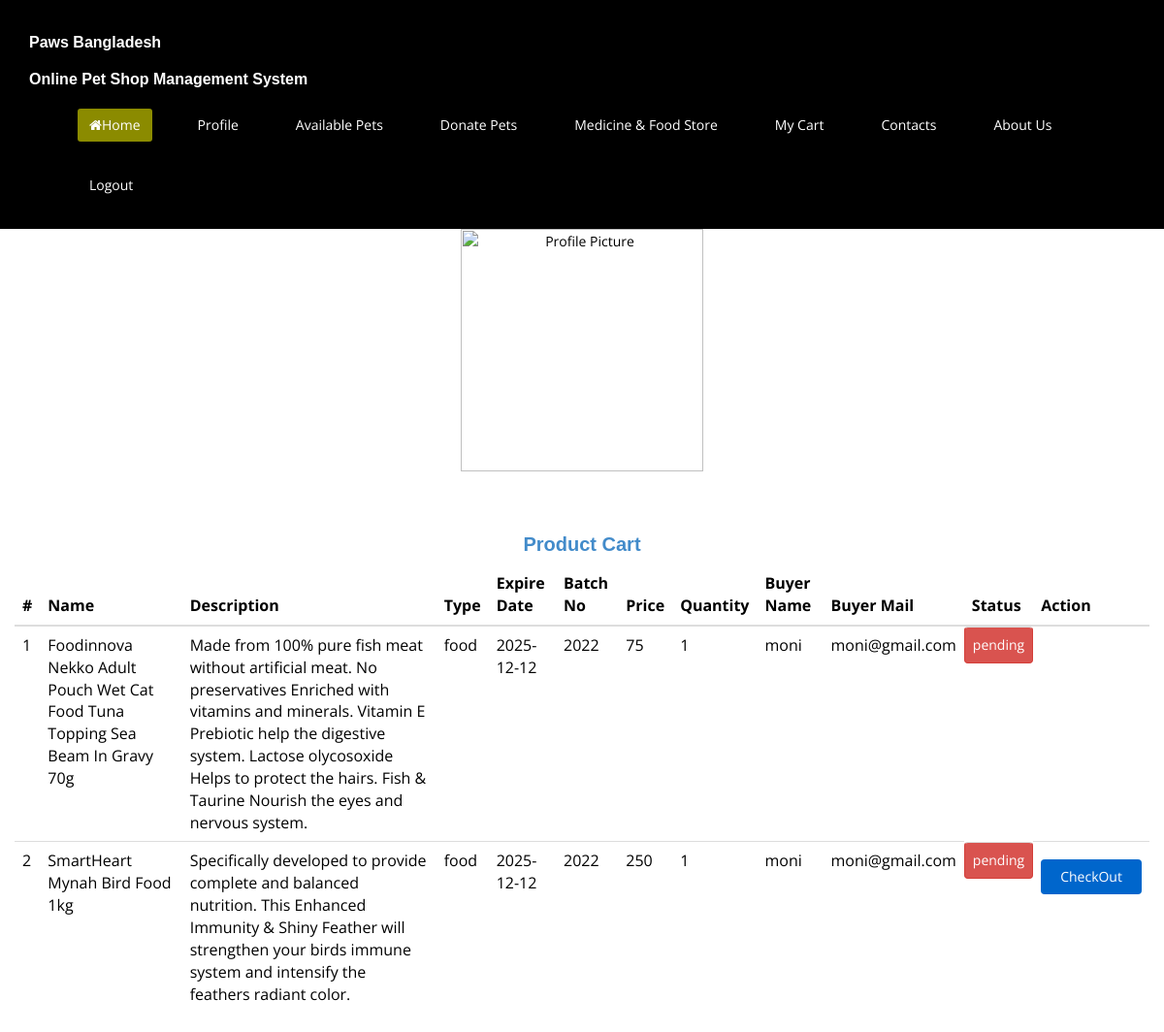
The app's page /views/cart.php (signed in) with its own data.
### tables this page shows
CREATE TABLE `cart` (
  `id` int(11) NOT NULL,
  `pd_uid` varchar(200) NOT NULL,
  `pd_name` varchar(200) NOT NULL,
  `pd_type` varchar(200) NOT NULL,
  `pd_description` text NOT NULL,
  `pd_expire_date` varchar(200) NOT NULL,
  `pd_batch_no` varchar(200) NOT NULL,
  `pd_price` varchar(200) NOT NULL,
  `pd_quantity` int(20) NOT NULL,
  `buyer_name` varchar(200) NOT NULL,
  `buyer_email` varchar(200) NOT NULL,
  `status` varchar(200) NOT NULL,
  `checkout` int(20) NOT NULL
);

### views/cart.php (the view, shortened to what this page needs)
<?php
require '_nav.php';
include '_dbconnect.php';
	$user_email = $_SESSION['email'];
	$cart_query = "SELECT * FROM `cart` WHERE `status` = 'pending' AND `buyer_email` = '$user_email'";
	$cart_query_reault = mysqli_query($conn, $cart_query);
?>
<!doctype html>
<html lang="en">
  <head>
  </head>
  <body>
  	<div class="container">
  		<div class="row justify-content-center">
  			<div class="col-3">
  				<div class="card text-center p-5">
				  <img src="https://media.istockphoto.com/vectors/user-member-vector-icon-for-ui-user-interface-or-profile-face-avatar-vector-id1130884625?k=20&m=1130884625&s=612x612&w=0&h=OITK5Otm_lRj7Cx8mBhm7NtLTEHvp6v3XnZFLZmuB9o=" class="card-img-top" alt="Profile Picture" style="width: 250px;">
				</div>
  			</div>
  			<div class="col-8"><br><br>
  				<h2 class="text-center text-primary">Product Cart</h2>
  				<table class="table">
				  <thead>
				    <tr>
				      <th scope="col">#</th>
				      <th scope="col">Name</th>
				      <th scope="col">Description</th>
				      <th scope="col">Type</th>
				      <th scope="col">Expire Date</th>
				      <th scope="col">Batch No</th>
				      <th scope="col">Price</th>
				      <th scope="col">Quantity</th>
				      <th scope="col">Buyer Name</th>
				      <th scope="col">Buyer Mail</th>
				      <th scope="col">Status</th>
				      <th scope="col">Action</th>
				    </tr>
				  </thead>
				  <tbody>
				      <?php
				      $count = 1;
				      	while ($row = mysqli_fetch_assoc($cart_query_reault)) {
				      		$uid = $row['pd_uid'];
				      		echo "<tr><td>" . $count . "</td>";
				      		echo "<td>" . $row['pd_name'] . "</td>";
				      		echo "<td>" . $row['pd_description'] . "</td>";
				      		echo "<td>" . $row['pd_type'] . "</td>";
				      		echo "<td>" . $row['pd_expire_date'] . "</td>";
				      		echo "<td>" . $row['pd_batch_no'] . "</td>";
				      		echo "<td>" . $row['pd_price'] . "</td>";
				      		echo "<td>" . $row['pd_quantity'] . "</td>";
				      		echo "<td>" . $row['buyer_name'] . "</td>";
				      		echo "<td>" . $row['buyer_email'] . "</td>";
				      		echo "<td class='btn btn-danger'>" . $row['status'] . "</td>";
				      		if ($row['checkout'] == 0) {
				      			echo "<td>
				      			<form action='checkout.php' method='POST'>
				      			<input type='hidden' name='pd_uid' value=$uid>
				      				<input type='submit' name='checkout' value='CheckOut' class='btn btn-primary'>
				      			</form>
				      			</td>";
				      		}
				      		$count++;
				      	}
				      ?>
				  </tbody>
				</table>
  			</div>
  		</div>
  	</div>
  </body>
</html>

### views/_nav.php (shortened to what this page needs)
<?php
if(isset($_SESSION['loggedin']) && $_SESSION['loggedin']==true){
  $loggedin= true;
}
else{
  $loggedin = false;
}
echo '
<head>
    <link href="css/bootstrap.css" rel="stylesheet">
    <link href="css/bootstrap.min.css" rel="stylesheet">
    <link href="css/font-awesome.min.css" rel="stylesheet">
    <link href="css/animate.min.css" rel="stylesheet">
    <link href="css/prettyPhoto.css" rel="stylesheet">
    <link href="css/main.css" rel="stylesheet">
    <link href="css/responsive.css" rel="stylesheet">
</head>
<nav class="navbar navbar-inverse" role="banner">
            <div class="container">
                <div class="navbar-header">
                     <a href="index.php"><h4 class="wow fadeInDown" style="margin-top:20px; color:#FFF;">
                 Paws Bangladesh </h4></a>
                                    <a href="index.php"><h4 class="wow fadeInDown" style="margin-top:20px; color:#FFF;">
                 Online Pet Shop Management System </h4></a>
                </div>
                <div class="collapse navbar-collapse navbar-right wow fadeInDown">
                    <ul class="nav navbar-nav">
                         <li class="active"><a href="index.php"><i class="fa fa-home"></i>Home</a></li>
                         <li ><a href="profile.php">Profile</a></li>
                        <li ><a href="available.php">Available Pets</a></li>
                        <li ><a href="donate.php">Donate Pets</a></li>
                        <li ><a href="store.php">Medicine & Food Store</a></li>
                        <li ><a href="cart.php">My Cart</a></li>
                        <li><a href="contacts.php">Contacts</a></li>
                        <li ><a href="about-us.php">About Us</a></li>
                        '
                        ;
                        if(!$loggedin){
                          echo '
                            <li><a href="login.php">Login</a></li>
                            <li><a href="signup.php">Signup</a></li>
                          ';
                        }else{
                          echo '<li><a href="../controllers/logout.php">Logout</a></li>';
                        }
                    echo '</ul>
                </div>
            </div>
        </nav>';

### views/css/main.css (style rules this page uses)
body { background: #fff; font-family: 'Open Sans', sans-serif; color:#000; line-height: 22px; }
h1, h2, h3, h4, h5, h6 { font-weight:bold; font-family:Verdana, Geneva, sans-serif; color:#8B8B00; }
h2 { font-size: 20px; }
h4 { font-size: 16px; }
a { color: #000; -webkit-transition: color 300ms, background-color 300ms; -moz-transition: color 300ms, background-color 300ms; -o-transition: color 300ms, background-color 300ms; transition: color 300ms, background-color 300ms; }
.btn-primary { padding: 8px 20px; background: #06C; color: #fff; border-radius: 4px; border:none; margin-top: 10px; }
.navbar { border-radius: 0; margin-bottom: 0; background: #000; padding: 15px 0; padding-bottom: 0; }
.navbar-nav { margin-top: 12px; }
.navbar-nav>li { margin-left: 35px; padding-bottom: 28px; }
.navbar-inverse .navbar-nav > li > a { padding: 5px 12px; margin: 0; border-radius: 3px; color: #fff; line-height: 24px; display: inline-block; }
.navbar-inverse { border: none; }
.navbar-inverse .navbar-nav > .active > a, .navbar-inverse .navbar-nav > .active > a:hover, .navbar-inverse .navbar-nav > .active > a:focus, .navbar-inverse .navbar-nav > .open > a, .navbar-inverse .navbar-nav > .open > a:hover, .navbar-inverse .navbar-nav > .open > a:focus { background-color: #8B8B00; color: #fff; }
.navbar-inverse .navbar-collapse, .navbar-inverse .navbar-form { border-top: 0; padding-bottom: 0; }
table { width:100%; }

### records on screen
cart: pd_name "Foodinnova Nekko Adult Pouch Wet Cat Food Tuna Topping Sea Beam In Gravy 70g", pd_description "Made from 100% pure fish meat without artificial meat. No preservatives Enriched with vitamins and minerals. Vitamin E Prebiotic help the digestive system. Lactose olycosoxide Helps to protect the hairs. Fish & Taurine Nourish the eyes and nervous system.", pd_type "food", pd_expire_date "2025-12-12", pd_batch_no "2022", pd_price "75", pd_quantity "1", buyer_name "moni", buyer_email "moni@gmail.com", status "pending"
cart: pd_name "SmartHeart Mynah Bird Food 1kg", pd_description "Specifically developed to provide complete and balanced nutrition. This Enhanced Immunity & Shiny Feather will strengthen your birds immune system and intensify the feathers radiant color.", pd_type "food", pd_expire_date "2025-12-12", pd_batch_no "2022", pd_price "250", pd_quantity "1", buyer_name "moni", buyer_email "moni@gmail.com", status "pending"
